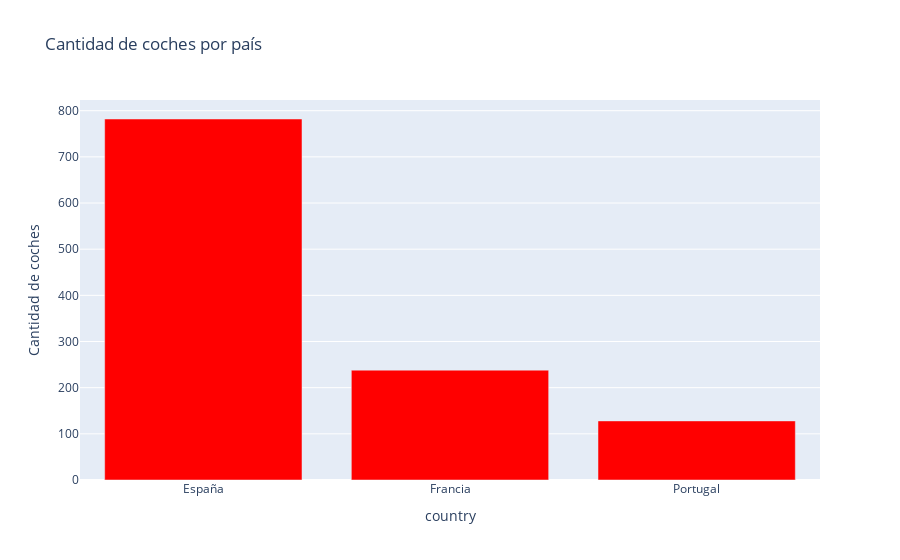

Write notebook code for a chart like this one.
### Markdown cell above
### 6. Cantidad de coches por país

### Code cell
cars_per_country = df['country'].value_counts()
fig6 = px.bar(
    cars_per_country, 
    x=cars_per_country.index, 
    y=cars_per_country.values, 
    title='Cantidad de coches por país',
    labels={'x': 'País', 'y': 'Cantidad de coches'},
    color_discrete_sequence=['red']
)
fig6.show()

### Figure 1 — Plotly figure (JSON) as saved in the notebook; plotly's stock layout.template omitted (floating-point values rounded to 4 significant figures)
{"data": [{"alignmentgroup": "True", "hovertemplate": "country=%{x}<br>Cantidad de coches=%{y}<extra></extra>", "legendgroup": "", "marker": {"color": "red", "pattern": {"shape": ""}}, "name": "", "offsetgroup": "", "orientation": "v", "showlegend": false, "textposition": "auto", "type": "bar", "x": ["España", "Francia", "Portugal"], "xaxis": "x", "y": [782, 238, 128], "yaxis": "y"}], "layout": {"barmode": "relative", "legend": {"tracegroupgap": 0}, "title": {"text": "Cantidad de coches por país"}, "xaxis": {"anchor": "y", "domain": [0, 1], "title": {"text": "country"}}, "yaxis": {"anchor": "x", "domain": [0, 1], "title": {"text": "Cantidad de coches"}}}}
